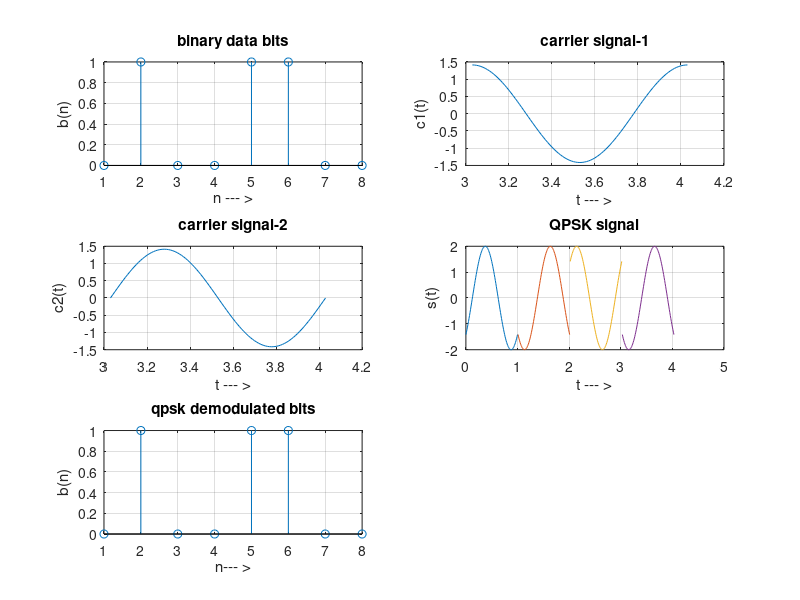

This chart was generated by the following MATLAB code:
clc;
clear all;
close all; %GENERATE QUADRATURE CARRIER SIGNAL
Tb=1;t=0:(Tb/100):Tb;fc=1;
c1=sqrt(2/Tb)*cos(2*pi*fc*t); c2=sqrt(2/Tb)*sin(2*pi*fc*t); 
%generate message signal 
N=8;m=rand(1,N); t1=0;t2=Tb
for i=1:2:(N-1)
t=[t1:(Tb/100):t2]
if m(i)>0.5 m(i)=1;m_s=ones(1,length(t));
else
m(i)=0; m_s=-1*ones(1,length(t));
end %odd bits modulated signal
odd_sig(i,:)=c1.*m_s; if m(i+1)>0.5 m(i+1)=1;
m_s=ones(1,length(t));
else
m(i+1)=0; m_s=-1*ones(1,length(t));
end
%even bits modulated signal
even_sig(i,:)=c2.*m_s;
%qpsk signal
qpsk=odd_sig+even_sig;
%Plot the QPSK modulated signal 
subplot(3,2,4);
plot(t,qpsk(i,:));
title('QPSK signal');xlabel('t --- >');ylabel('s(t)');grid on; hold on; t1=t1+(Tb+.01); t2=t2+(Tb+.01);
end
hold off
%Plot the binary data bits and carrier signal 
subplot(3,2,1);
stem(m);
title('binary data bits');xlabel('n --- >');ylabel('b(n)');grid on; subplot(3,2,2);plot(t,c1);
title('carrier signal-1');xlabel('t --- >');ylabel('c1(t)');grid on; subplot(3,2,3);plot(t,c2);
title('carrier signal-2');xlabel('t --- >');ylabel('c2(t)');grid on;
t1=0;t2=Tb
for i=1:N-1 t=[t1:(Tb/100):t2]
%correlator
x1=sum(c1.*qpsk(i,:)); x2=sum(c2.*qpsk(i,:));
%decision device
if (x1>0&&x2>0) 
    demod(i)=1;
demod(i+1)=1;
elseif(x1>0&&x2<0) 
    demod(i)=1;
demod(i+1)=0; 
elseif (x1<0&&x2<0)
demod(i)=0; demod(i+1)=0;
elseif (x1<0&&x2>0) 
        demod(i)=0;
    demod(i+1)=1;
end
t1=t1+(Tb+.01); t2=t2+(Tb+.01);
end 
subplot(3,2,5);stem(demod);
title('qpsk demodulated bits');xlabel('n--- >');ylabel('b(n)');grid on